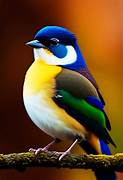
#> input picture img.jpg, 123 x 180 px
$ python ACP.py
#> lines starting #> are read from the running program, lines starting #| are printed output that depends on the picture
#ACP-image resizer

import cv2
def main():
    img = 'img.jpg'
    image = cv2.imread(img)
#> image is the input picture: shape (180, 123, 3); mean B, G, R 37.5, 71.2, 102.8

    sizes = {
        'small': (200, 200),
        'medium': (400, 400),
        'large': (600, 600)
    }

    for n, dim in sizes.items():
        res = cv2.resize(image, dim)
        cv2.imshow(f"{n.capitalize()} Image", res)
        cv2.imwrite(f"input_image_{n}.jpg", res)
        print(f"Image res to {dim[0]}x{dim[1]} px({n})")
#> this loop made 3 passes
#> pass 1, in main, `res = cv2.resize(image, dim)`:
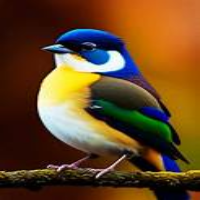
#> res: shape (200, 200, 3); mean B, G, R 37.4, 71.1, 102.7
#> pass 2, in main, `res = cv2.resize(image, dim)`:
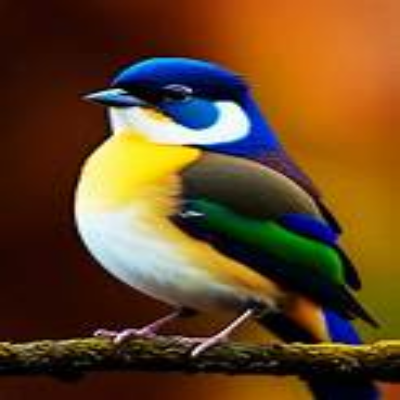
#> res: shape (400, 400, 3); mean B, G, R 37.4, 71.1, 102.7

    cv2.waitKey(0)
    cv2.destroyAllWindows()

if __name__ == "__main__":
    main()
